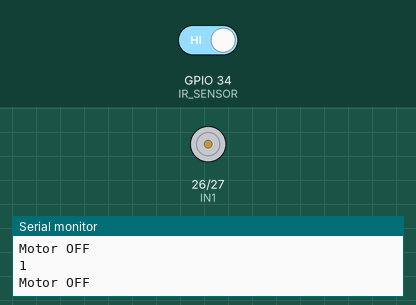
Recording of a sketch running on a simulated ESP32. Parts: motor-driver pin pairs drawn as motors (green arrow = first pin HIGH = forward, orange = second pin HIGH = backward, longer = more drive, scaled by the enable pin), the last lines printed to the serial monitor. The inputs (shaded band) are chosen by the test bench; at power-on: GPIO 34 (IR_SENSOR) HIGH.

Above: at 1.2 s.
1.3 s: GPIO 34 (IR_SENSOR) driven LOW
At 2.1 s:
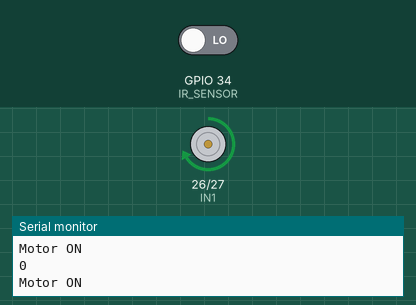
Timing chart, 0 to 4.3 s (numbered marks = the images above; inputs shaded):
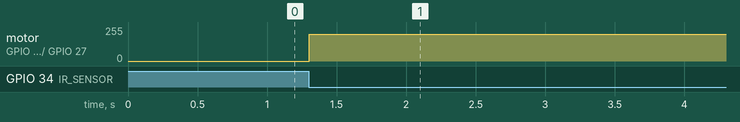

The sketch:

IR_controlled_motor.ino
```cpp
#define IR_SENSOR 34

#define IN1 26
#define IN2 27
#define ENA 14

void setup() {

  Serial.begin(115200);

  pinMode(IR_SENSOR, INPUT);

  pinMode(IN1, OUTPUT);
  pinMode(IN2, OUTPUT);
  pinMode(ENA, OUTPUT);
}

void loop() {

  int sensorValue = digitalRead(IR_SENSOR);

  Serial.println(sensorValue);

  // BLACK detected
  if(sensorValue == LOW) {

    digitalWrite(IN1, HIGH);
    digitalWrite(IN2, LOW);

    analogWrite(ENA, 200);

    Serial.println("Motor ON");
  }

  // WHITE detected
  else {

    digitalWrite(IN1, LOW);
    digitalWrite(IN2, LOW);

    analogWrite(ENA, 0);

    Serial.println("Motor OFF");
  }

  delay(100);
}
```

Measured:
- after the input at 1.3 s, motor on GPIO 26 (IN1) / GPIO 27 (IN2): stopped → forward 200/255 at once
